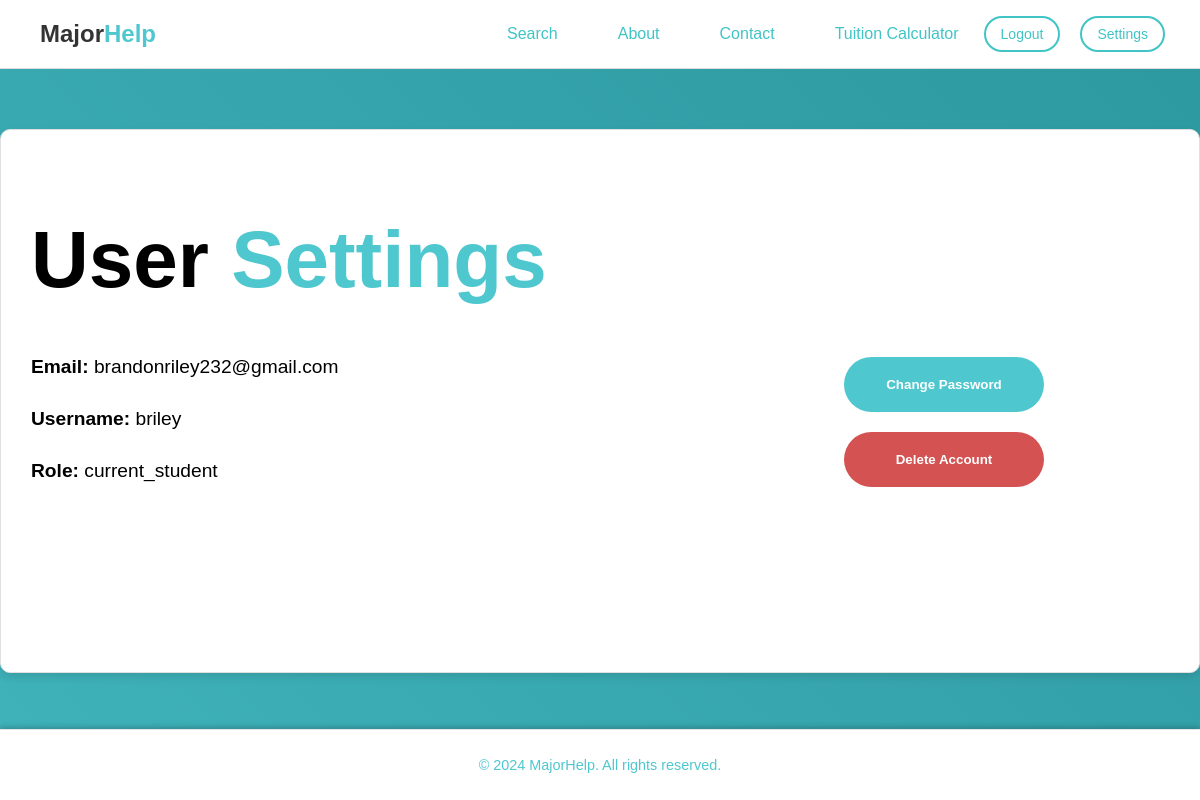
/accounts/settings/ (signed in), run on the app's committed database.
### MajorHelp/models.py (models this page shows, shortened)
class CustomUser(AbstractUser):
    ROLE_CHOICES = [
        ('prospective_student', 'Prospective Student'),
        ('current_student', 'Current Student'),
        ('alumni', 'Alumni'),
        ('university_staff', 'University Staff'),
        ('admin', 'Admin')
   ]
    role = models.CharField(max_length=20, choices=ROLE_CHOICES, default='prospective_student')
    email = models.EmailField(unique=True)  # Ensure email is unique
    REQUIRED_FIELDS = ['email']  # Require email during user creation
    objects = CustomUserManager()

### MajorHelp/views.py (the view)
# urls.py: path('accounts/settings/', views.settings_view, name='settings'),
def settings_view(request):
    return render(request, 'settings.html')  # Make sure you have a 'settings.html' template, or adjust accordingly

### MajorHelp/templates/settings.html (shortened to what this page needs)
{% extends 'base.html' %}
{% load static %}
{% block content %}
<div class="settings-container">
    <div class="settings-header">
        <h1>User <span class="highlight">Settings</span></h1>
    </div>
    <div class="user-info">
        <p><strong>Email:</strong> {{ user.email }}</p>
        <p><strong>Username:</strong> {{ user.username }}</p>
        <p><strong>Role:</strong> {{ user.role }}</p>
    </div>
    <div class="settings-actions">
        <a href="{% url 'password_change' %}">
            <button class="change-password-button">Change Password</button>
        </a>
        <button class="delete-account-button">Delete Account</button>
    </div>
</div>
{% endblock %}

### MajorHelp/static/css/styles.css (style rules this page uses)
html { scrollbar-width: thin; scrollbar-color: #888 #f1f1f1; }

### MajorHelp/static/css/navbar.css (style rules this page uses)
body, ul, li, a, form, button { margin: 0; padding: 0; box-sizing: border-box; text-decoration: none; list-style: none; }
body { font-family: Arial, sans-serif; }
.highlight { color: #40c4c6; }

### MajorHelp/static/css/login.css (style rules this page uses)
body { height: 100vh; background: linear-gradient(45deg, #4FC7CF, #15787f); background-size: 300% 300%; animation: gradientAnimation 6s ease infinite; }

### MajorHelp/static/css/settings.css (style rules this page uses)
.settings-container { display: flex; flex-direction: column; align-items: left; padding: 30px; border: 1px solid #e0e0e0; border-radius: 10px; max-width: 1200px; margin: 60px auto; background-color: rgb(255, 255, 255); box-shadow: 0 4px 8px rgba(0, 0, 0, 0.1); }
.settings-header { margin-bottom: 20px; }
.settings-header h1 { font-size: 5rem; font-weight: bold; margin-bottom: 20px; }
.highlight { color: #4FC7CF; }
.user-info p { font-size: 1.2rem; margin: 10px 0; margin-bottom: 30px; }
.settings-actions { display: flex; flex-direction: column; align-items: flex-end; gap: 20px; position: relative; top: -155px; left: -125px; }
.change-password-button { padding: 20px 40px; width: 200px; background-color: #4FC7CF; color: #ffffff; border: none; border-radius: 50px; cursor: pointer; font-weight: bold; text-align: center; transition: background-color 0.3s ease; }
.delete-account-button { padding: 20px 40px; width: 200px; background-color: #d45252; color: #ffffff; border: none; border-radius: 50px; cursor: pointer; font-weight: bold; text-align: center; transition: background-color 0.3s ease; }

### data on the page
CustomUser: email "brandonriley232@gmail.com", username "briley", role "current_student"
